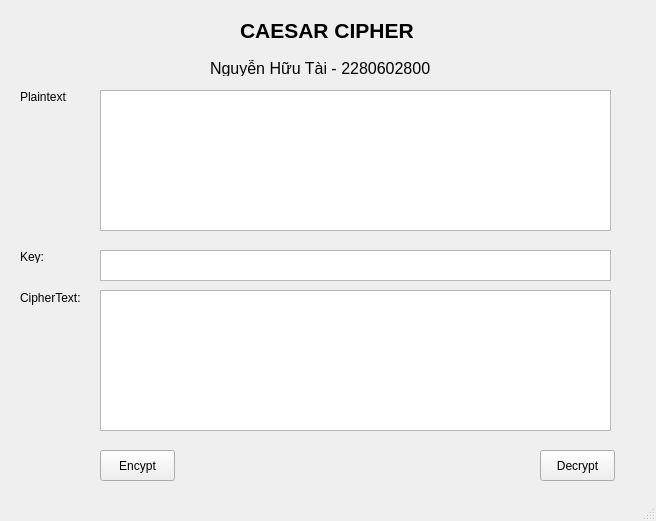
<?xml version="1.0" encoding="UTF-8"?>
<ui version="4.0">
 <class>MainWindow</class>
 <widget class="QMainWindow" name="MainWindow">
  <property name="geometry">
   <rect>
    <x>0</x>
    <y>0</y>
    <width>656</width>
    <height>521</height>
   </rect>
  </property>
  <property name="windowTitle">
   <string>MainWindow</string>
  </property>
  <widget class="QWidget" name="centralwidget">
   <widget class="QLabel" name="label">
    <property name="enabled">
     <bool>true</bool>
    </property>
    <property name="geometry">
     <rect>
      <x>240</x>
      <y>20</y>
      <width>181</width>
      <height>21</height>
     </rect>
    </property>
    <property name="font">
     <font>
      <pointsize>16</pointsize>
      <weight>75</weight>
      <bold>true</bold>
     </font>
    </property>
    <property name="text">
     <string>CAESAR CIPHER</string>
    </property>
   </widget>
   <widget class="QLabel" name="label_2">
    <property name="geometry">
     <rect>
      <x>210</x>
      <y>60</y>
      <width>241</width>
      <height>16</height>
     </rect>
    </property>
    <property name="font">
     <font>
      <pointsize>12</pointsize>
     </font>
    </property>
    <property name="text">
     <string>Nguyễn Hữu Tài - 2280602800</string>
    </property>
   </widget>
   <widget class="QLabel" name="label_3">
    <property name="geometry">
     <rect>
      <x>20</x>
      <y>90</y>
      <width>47</width>
      <height>13</height>
     </rect>
    </property>
    <property name="text">
     <string>Plaintext:</string>
    </property>
   </widget>
   <widget class="QLabel" name="label_4">
    <property name="geometry">
     <rect>
      <x>20</x>
      <y>250</y>
      <width>47</width>
      <height>13</height>
     </rect>
    </property>
    <property name="text">
     <string>Key:</string>
    </property>
   </widget>
   <widget class="QLabel" name="label_5">
    <property name="geometry">
     <rect>
      <x>20</x>
      <y>290</y>
      <width>61</width>
      <height>16</height>
     </rect>
    </property>
    <property name="text">
     <string>CipherText:</string>
    </property>
   </widget>
   <widget class="QPushButton" name="btn_encrypt">
    <property name="geometry">
     <rect>
      <x>100</x>
      <y>450</y>
      <width>75</width>
      <height>31</height>
     </rect>
    </property>
    <property name="text">
     <string>Encypt</string>
    </property>
   </widget>
   <widget class="QPushButton" name="btn_decrypt">
    <property name="geometry">
     <rect>
      <x>540</x>
      <y>450</y>
      <width>75</width>
      <height>31</height>
     </rect>
    </property>
    <property name="text">
     <string>Decrypt</string>
    </property>
   </widget>
   <widget class="QTextEdit" name="txt_plain_text">
    <property name="geometry">
     <rect>
      <x>100</x>
      <y>90</y>
      <width>511</width>
      <height>141</height>
     </rect>
    </property>
   </widget>
   <widget class="QTextEdit" name="txt_key">
    <property name="geometry">
     <rect>
      <x>100</x>
      <y>250</y>
      <width>511</width>
      <height>31</height>
     </rect>
    </property>
   </widget>
   <widget class="QTextEdit" name="txt_cipher_text">
    <property name="geometry">
     <rect>
      <x>100</x>
      <y>290</y>
      <width>511</width>
      <height>141</height>
     </rect>
    </property>
   </widget>
  </widget>
  <widget class="QMenuBar" name="menubar">
   <property name="geometry">
    <rect>
     <x>0</x>
     <y>0</y>
     <width>656</width>
     <height>21</height>
    </rect>
   </property>
  </widget>
  <widget class="QStatusBar" name="statusbar"/>
 </widget>
 <resources/>
 <connections/>
</ui>
